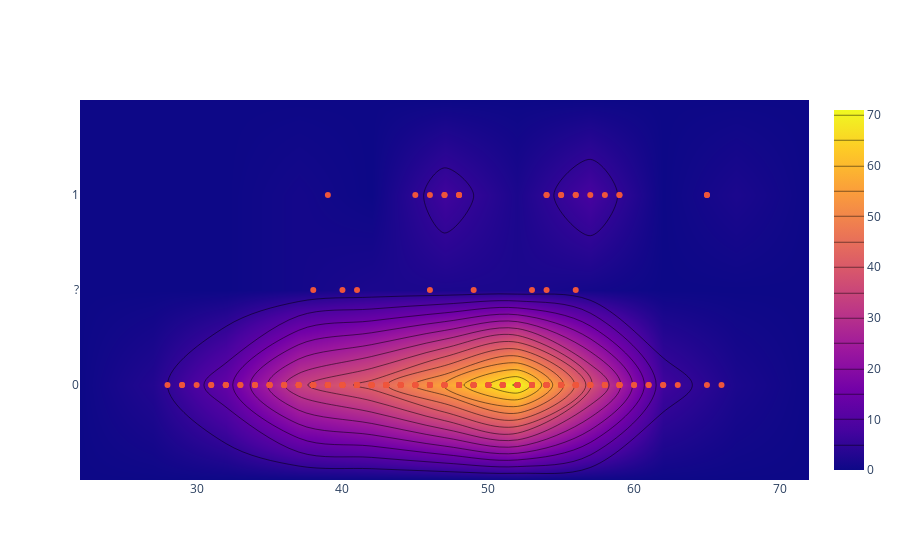

Notebook code cell kept with this figure:
### Code cell
iplot([go.Histogram2dContour(x=df.head(500)['age'], 
                             y=df.head(500)['fbs'], 
                             contours=go.Contours(coloring='heatmap')),
       go.Scatter(x=df.head(1000)['age'], y=df.head(1000)['fbs'], mode='markers')])

### Figure 1 — Plotly figure (JSON) as saved in the notebook; plotly's stock layout.template omitted (floating-point values rounded to 4 significant figures; data arrays with more than 128 entries replaced by an {"elided": "..."} marker saying what was removed)
{"data": [{"contours": {"coloring": "heatmap"}, "x": {"elided": "294 int values"}, "y": {"elided": "294 str values"}, "type": "histogram2dcontour"}, {"mode": "markers", "x": {"elided": "294 int values"}, "y": {"elided": "294 str values"}, "type": "scatter"}], "layout": {}}
